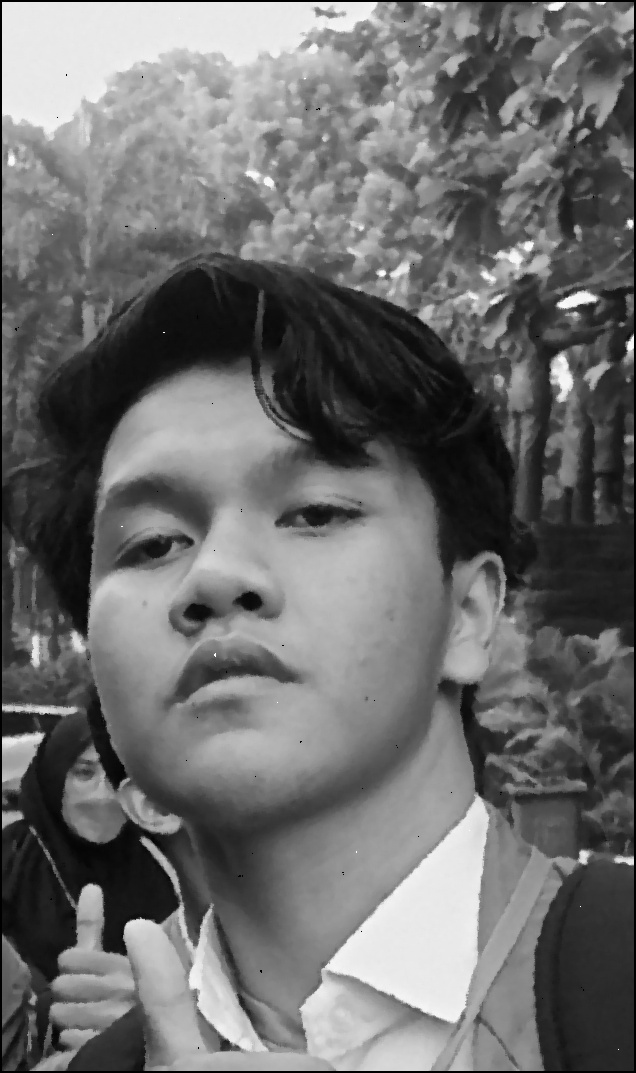
#> input picture dataset/akbar.jpg, 636 x 1073 px, found by its file name
$ jupyter execute noisy.ipynb
#> lines starting #> are read from the running program, lines starting #| are printed output that depends on the picture
[cell 1]
import cv2
import numpy as np
import matplotlib.pyplot as plt

[cell 2]
# Fungsi untuk menambahkan noise salt and pepper ke gambar
def add_salt_and_pepper_noise(image, salt_probability, pepper_probability):
    output = np.copy(image)
    salt = np.ceil(salt_probability * image.size)
    pepper = np.ceil(pepper_probability * image.size)

    # Salt noise
    coords = [np.random.randint(0, i - 1, int(salt)) for i in image.shape]
    output[coords[0], coords[1]] = 255

    # Pepper noise
    coords = [np.random.randint(0, i - 1, int(pepper)) for i in image.shape]
    output[coords[0], coords[1]] = 0

    return output

[cell 3]
# Load image
akbar = cv2.imread('akbar.JPG', cv2.IMREAD_GRAYSCALE)
#> akbar is the input picture: shape (1073, 636); min 0, max 255, mean 109.3
bagus = cv2.imread('bagus.JPG', cv2.IMREAD_GRAYSCALE)
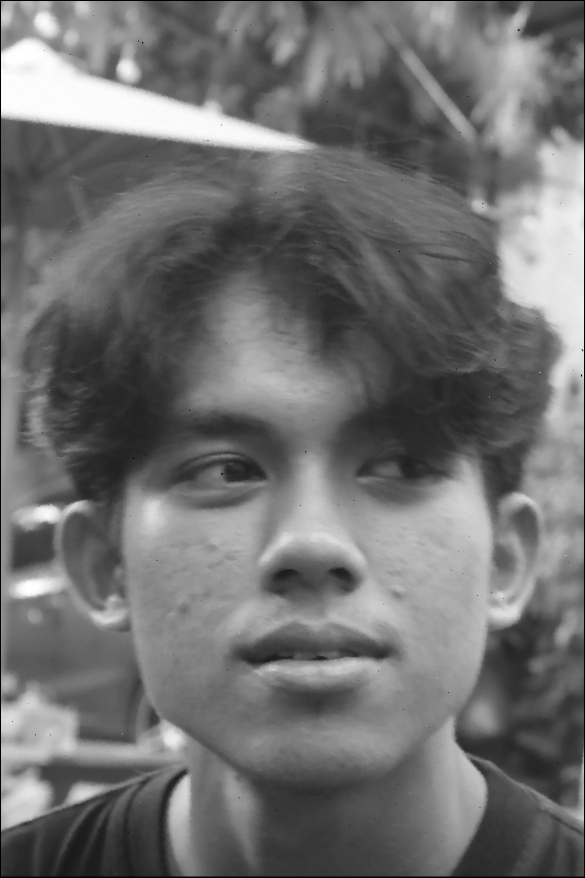
#> input picture dataset/bagus.jpg, 1170 x 1755 px, found by its file name (shown at 1/2 size)
#> bagus is the input picture: shape (1755, 1170); min 0, max 255, mean 112.5
hary = cv2.imread('hary.JPG', cv2.IMREAD_GRAYSCALE)
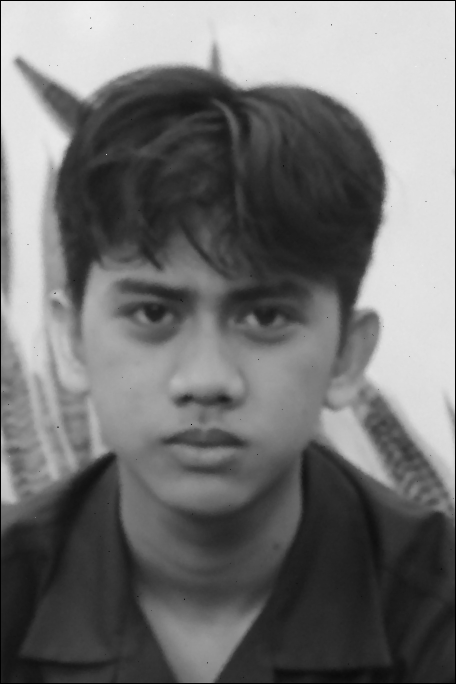
#> input picture dataset/hary.jpg, 912 x 1368 px, found by its file name (shown at 1/2 size)
#> hary is the input picture: shape (1368, 912); min 0, max 254, mean 114.1
dihya = cv2.imread('dihya.JPG', cv2.IMREAD_GRAYSCALE)
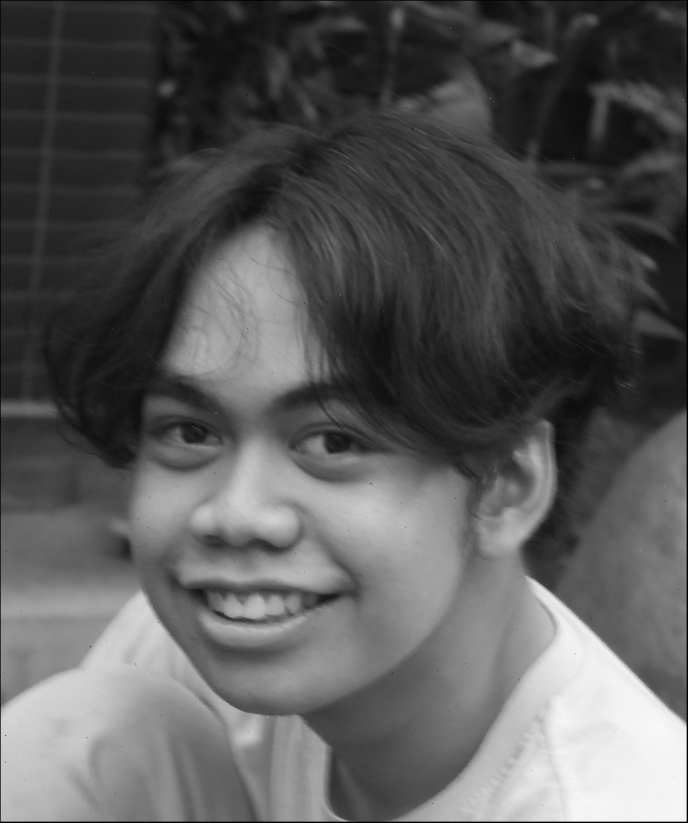
#> input picture dataset/dihya.jpg, 2062 x 2467 px, found by its file name (shown at 1/3 size)
#> dihya is the input picture: shape (2467, 2062); min 0, max 255, mean 90
miftah = cv2.imread('miftah.JPG', cv2.IMREAD_GRAYSCALE)
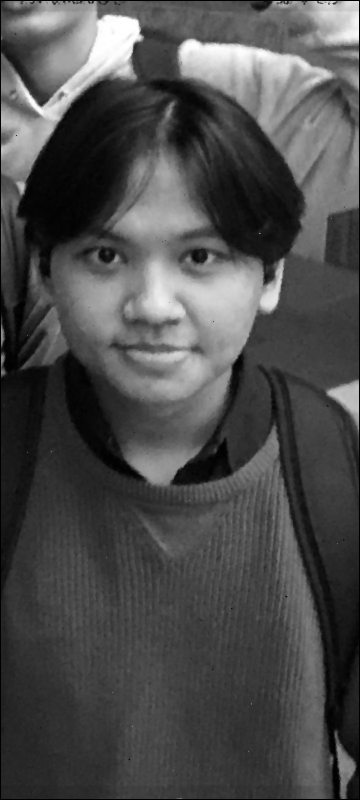
#> input picture dataset/miftah.jpg, 720 x 1600 px, found by its file name (shown at 1/2 size)
#> miftah is the input picture: shape (1600, 720); min 0, max 255, mean 76.2

[cell 4]
# Menambahkan noise salt and pepper ke setiap gambar
salt_probability = 0.2  # Sesuaikan sesuai preferensi Anda
pepper_probability = 0.2  # Sesuaikan sesuai preferensi Anda

[cell 5]
akbar_noisy = add_salt_and_pepper_noise(akbar, salt_probability, pepper_probability)
bagus_noisy = add_salt_and_pepper_noise(bagus, salt_probability, pepper_probability)
hary_noisy = add_salt_and_pepper_noise(hary, salt_probability, pepper_probability)
dihya_noisy = add_salt_and_pepper_noise(dihya, salt_probability, pepper_probability)
miftah_noisy = add_salt_and_pepper_noise(miftah, salt_probability, pepper_probability)
#> in add_salt_and_pepper_noise (call 5), `output[coords[0], coords[1]] = 0`:
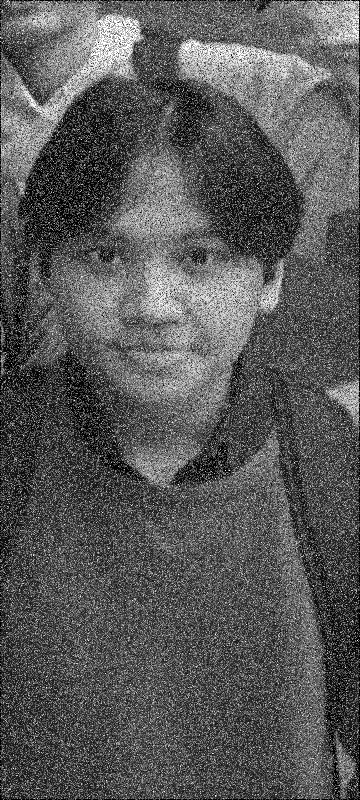
#> output: shape (1600, 720) (shown at 1/2 size); min 0, max 255, mean 88.8

[cell 6]
# Menampilkan gambar-gambar yang telah ditambahkan noise
plt.figure(figsize=(10, 6))

plt.subplot(231)
plt.imshow(akbar_noisy, cmap='gray')
plt.title('Akbar Noisy')
plt.axis('off')

plt.subplot(232)
plt.imshow(bagus_noisy, cmap='gray')
plt.title('Bagus Noisy')
plt.axis('off')

plt.subplot(233)
plt.imshow(hary_noisy, cmap='gray')
plt.title('Hary Noisy')
plt.axis('off')

plt.subplot(234)
plt.imshow(dihya_noisy, cmap='gray')
plt.title('Dihya Noisy')
plt.axis('off')

plt.subplot(235)
plt.imshow(miftah_noisy, cmap='gray')
plt.title('Miftah Noisy')
plt.axis('off')

plt.show()

[cell 7]
cv2.imwrite('akbar_noisy.jpg', akbar_noisy)
cv2.imwrite('bagus_noisy.jpg', bagus_noisy)
cv2.imwrite('hary_noisy.jpg', hary_noisy)
cv2.imwrite('dihya_noisy.jpg', dihya_noisy)
cv2.imwrite('miftah_noisy.jpg', miftah_noisy)
#> Out = True
